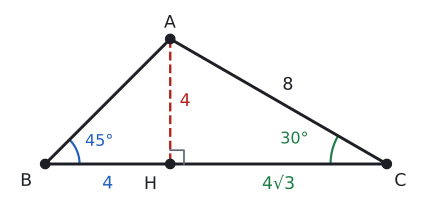

Here is the Python script that generated this plot:
import sys; sys.path.insert(0, "tools")
from cizim import *

def uz(P, Q): return round(float(np.linalg.norm(np.asarray(P, float) - np.asarray(Q, float))), 3)
def kenar(ax, P, Q, metin, G, d=0.35, renk=YAZI, fs=13):
    """[PQ] kenarının ortasına, G noktasından uzak tarafa etiket."""
    P, Q = np.asarray(P, float), np.asarray(Q, float); M = (P + Q) / 2
    u = (Q - P) / np.linalg.norm(Q - P); v = np.array([-u[1], u[0]])
    if np.dot(v, M - np.asarray(G, float)) < 0: v = -v
    ax.text(*(M + d * v), metin, ha="center", va="center", color=renk, fontsize=fs)
def dik(ax, K, P, Q, s=0.25, renk=SOLUK):
    """K köşesinde KP ile KQ arasındaki dik açı işareti."""
    K, P, Q = (np.asarray(t, float) for t in (K, P, Q))
    u = (P - K) / np.linalg.norm(P - K) * s; v = (Q - K) / np.linalg.norm(Q - K) * s
    ax.plot(*zip(K + u, K + u + v, K + v), color=renk, lw=1.3)
def aci_olc(K, P, Q):
    K = np.asarray(K, float); u, v = np.asarray(P, float) - K, np.asarray(Q, float) - K
    return round(float(np.degrees(np.arccos(np.dot(u, v) / np.linalg.norm(u) / np.linalg.norm(v)))), 3)

# ABC üçgeni: m(B)=45°, m(C)=30°, |AC|=8. AH ⊥ BC: |AH|=4, |HC|=4√3, |BH|=4.
k = 0.5
H = np.array([0.0, 0.0]); A = np.array([0.0, 4 * k]); B = np.array([-4 * k, 0.0]); C = np.array([4 * np.sqrt(3) * k, 0.0])
print("AC", uz(A, C) / k, "AH", uz(A, H) / k, "BH", uz(B, H) / k, "HC", uz(H, C) / k, "B", aci_olc(B, A, C), "C", aci_olc(C, A, B))
fig, ax = sekil(5.6, 3); ax.set_aspect("equal"); ax.axis("off")
ax.plot(*zip(B, C, A, B), color=YAZI)
ax.plot(*zip(A, H), color=KIRMIZI, lw=1.8, ls="--")
dik(ax, H, A, C, s=0.22)
kenar(ax, A, C, "8", H, d=0.3, renk=YAZI)
ax.text(H[0] + 0.15, A[1] / 2, "4", color=KIRMIZI, fontsize=13, ha="left", va="center")
ax.text((B[0] + H[0]) / 2, -0.32, "4", color=MAVI, fontsize=13, ha="center", va="center")
ax.text((H[0] + C[0]) / 2, -0.32, "4√3", color=YESIL, fontsize=13, ha="center", va="center")
aci(ax, B, C, A, r=0.55, ad="45°", renk=MAVI)
aci(ax, C, A, B, r=0.9, ad="30°", renk=YESIL)
nokta(ax, *A, "A", dx=-0.1, dy=0.18); nokta(ax, *B, "B", dx=-0.4, dy=-0.35); nokta(ax, *C, "C", dx=0.12, dy=-0.35)
nokta(ax, *H, "H", dx=-0.42, dy=-0.4)
ax.set_xlim(B[0] - 0.6, C[0] + 0.6); ax.set_ylim(-0.6, A[1] + 0.5)
kaydet(fig, __file__)
